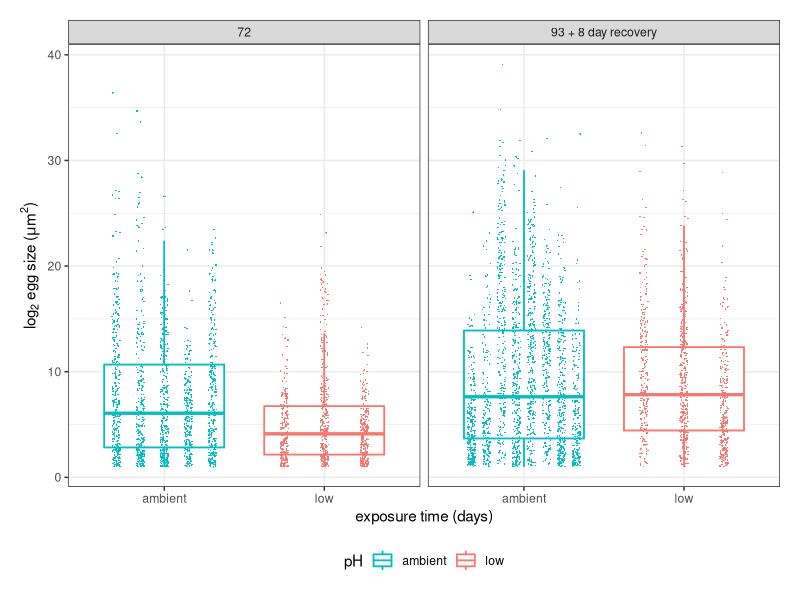
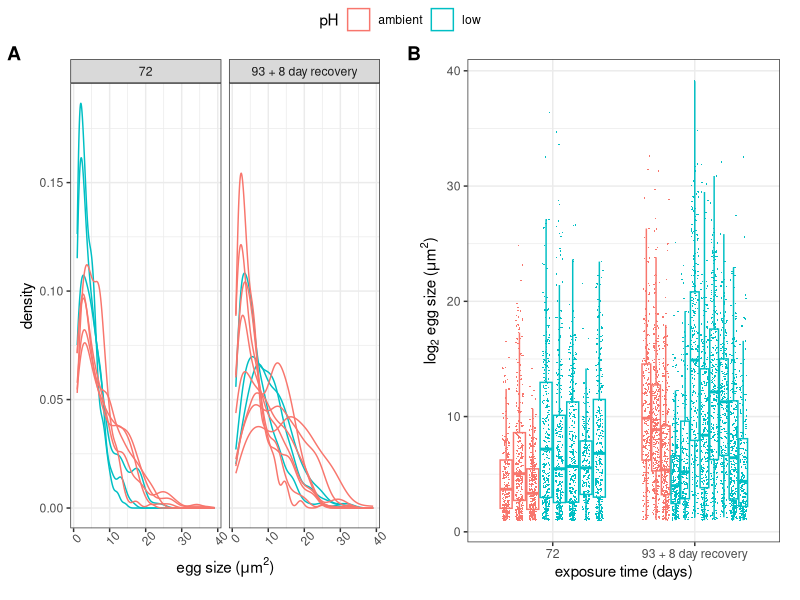
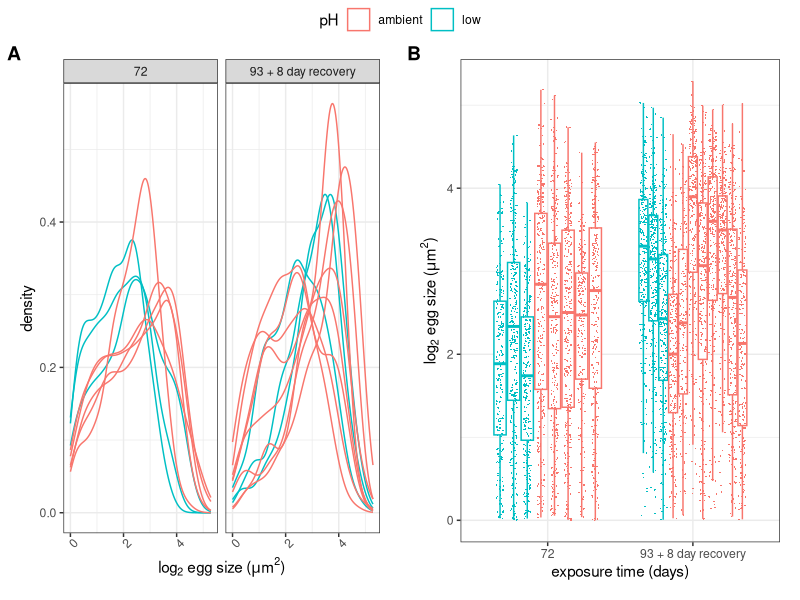
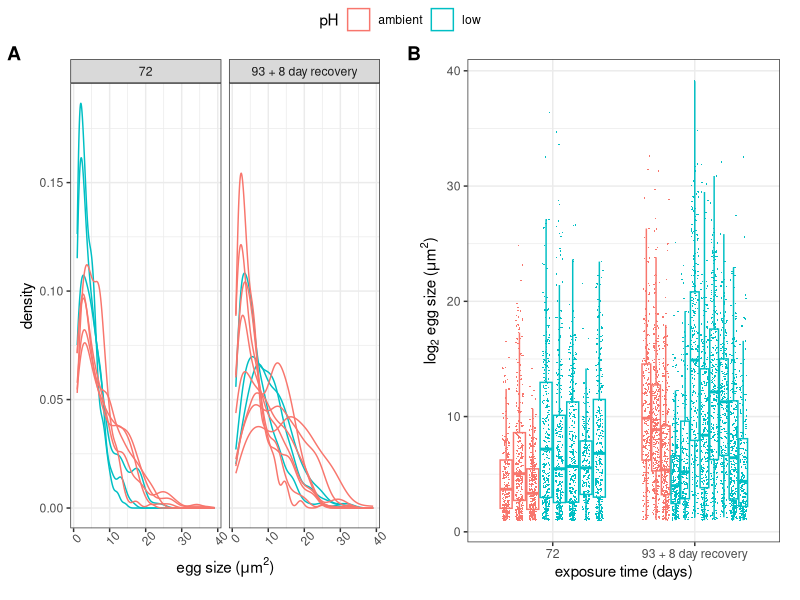
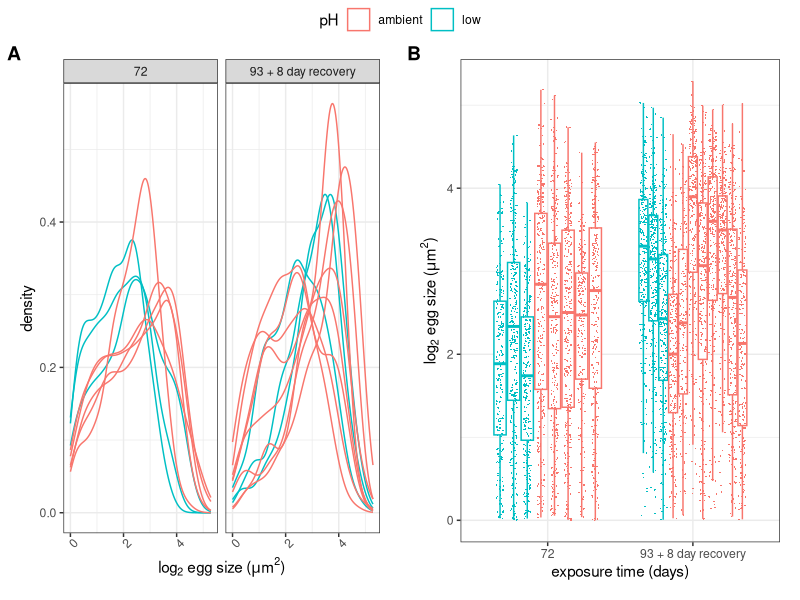

Write the R code that produced these figures, in order. (Note: this script raises an error after producing the figures.)
## ---- chunk 1
library(ggplot2)
library(ggpubr)
library(rstatix)
library(dplyr)
library(broom)
library(lme4)
library(kableExtra)
library(tidyr)
## ---- chunk 2
female_data <- read.csv("../../data/histology/Female_Gonad/20200820_Female_Gonad_RESULTS.csv", stringsAsFactors = F,colClasses = c(rep("character",4),rep("numeric",7)))


egg_size <- read.csv("../../data/histology/Female_Gonad/egg_size.csv", stringsAsFactors = F, colClasses = c("character","character","numeric"))

foll_size <- read.csv("../../data/histology/Female_Gonad/follicle_size.csv", stringsAsFactors = F, colClasses = c("character","character","numeric","numeric") )
## ---- chunk 3
#rename columns
colnames(egg_size) <- c("date", "sample_ID", "egg_size")

#merge egg size data with treatment info
egg_size_m <- merge(female_data[,c("date", "sample_ID","pH")], egg_size)

egg_size_m$date <- gsub("20190123", "72",egg_size_m$date)

egg_size_m$date <- gsub("20190221", "93 + 8 day recovery",egg_size_m$date)
## ---- chunk 4
foll_size <- foll_size[,c("Label", "Area")]

foll_size$date <- gsub("-.*","",foll_size$Label)

foll_size$sample_ID <- gsub("-10.*jpg","",foll_size$Label)

foll_size$sample_ID <- gsub(".*-","",foll_size$sample_ID)

foll_size <- foll_size[,c("Area", "sample_ID", "date")]

colnames(foll_size)[1] <- "foll_size"

#merge follicle size data with treatment info
foll_size_m <- merge(female_data[,c("date", "sample_ID","pH")], foll_size)

foll_size_m$date <- gsub("20190123", "72",foll_size_m$date)

foll_size_m$date <- gsub("20190221", "93 + 8 day recovery",foll_size_m$date)

## ---- chunk 5
#first check distribution

p <- ggplot(data = egg_size_m,aes(x = egg_size, color = pH, group = sample_ID)) + geom_density() + theme_bw() + labs(y = "density", x =expression(paste("egg size (",mu,"m"^2,")", sep = "")))+ theme(plot.margin = unit(c(rep(1,4)), "lines"), axis.text.x = element_text(angle = 45)) + facet_wrap(~date)

#it's left skewed so try log transformation
q <- ggplot(data = egg_size_m,aes(x = log(egg_size,2), color = pH, group = sample_ID)) + geom_density() + theme_bw() + labs(y = "density", x = expression(paste(log[2]," egg size (",mu,"m"^2,")", sep = "")))+ theme(plot.margin = unit(c(rep(1,4)), "lines"), axis.text.x = element_text(angle = 45)) + facet_wrap(~date)

#plot boxplots
r <- ggplot(data = egg_size_m,aes(x = date, y = egg_size, color = pH, group = interaction(pH,date, sample_ID))) + geom_boxplot(outlier.shape = NA) + geom_point(pch = 16, size=0.2,position = position_jitterdodge(jitter.width = 0.05)) + theme_bw() + labs(x = "exposure time (days)", y = expression(paste(log[2]," egg size (",mu,"m"^2,")", sep = "")))+ theme(plot.margin = unit(c(rep(1,4)), "lines")) + scale_color_manual(values = c("#00BFC4", "#F8766D"))

ggplot(data = egg_size_m, aes(x = pH, y = egg_size, color = pH)) + geom_boxplot(aes(group = pH), outlier.shape = NA) + geom_point(aes(group = interaction(pH, sample_ID)),pch = 16, size=0.2,position = position_jitterdodge(jitter.width = 0.05)) + geom_boxplot(outlier.shape = NA, fill = NA)+ theme_bw() + labs(x = "exposure time (days)", y = expression(paste(log[2]," egg size (",mu,"m"^2,")", sep = "")))+ theme(plot.margin = unit(c(rep(1,4)), "lines"), legend.position = "bottom") + scale_color_manual(values = c("#00BFC4", "#F8766D")) + facet_wrap(~date)

#after log transformation
s <- ggplot(data = egg_size_m,aes(x = date, y = log(egg_size,2), color = pH, group = interaction(pH,date, sample_ID))) + geom_boxplot(outlier.shape = NA) + geom_point(pch = 16, size=0.2,position = position_jitterdodge(jitter.width = 0.05)) + theme_bw() + labs(x = "exposure time (days)", y = expression(paste(log[2]," egg size (",mu,"m"^2,")", sep = "")))+ theme(plot.margin = unit(c(rep(1,4)), "lines"))

#plot egg size without transformation
ggpubr::ggarrange(p,r,labels = "AUTO", common.legend = T)


#plot eggs size after transformation
ggpubr::ggarrange(q,s,labels = "AUTO", common.legend = T)
## ---- chunk 6
jpeg("egg_size_dist.jpg", width = 12, height = 6, units = "in", res = 300)
ggpubr::ggarrange(p,r,labels = "AUTO", common.legend = T)
dev.off()

jpeg("log_egg_size_dist.jpg", width = 12, height = 6, units = "in", res = 300)
ggpubr::ggarrange(q,s,labels = "AUTO", common.legend = T)
dev.off()
## ---- chunk 7
tidy(TukeyHSD(aov(log(egg_size,2) ~ pH * date, data = egg_size_m))) %>%
  kbl(caption = "2-way ANOVA: log2 egg size ~ pH * time") %>%
  kable_classic(full_width = F, html_font = "Cambria")

## ---- chunk 8
write.table(tidy(TukeyHSD(aov(log(egg_size,2) ~ pH * date, data = egg_size_m))),"2wayAOV_Tuk_egg_size.txt",sep = "\t", quote = F, row.names = F)
## ---- chunk 9
anova(lme(log(egg_size,2) ~ pH * date, random = ~1|sample_ID, data = egg_size_m)) %>%
  kbl(caption = "linear mixed model: log2 egg size ~ pH * time, random = sample_ID") %>%
  kable_classic(full_width = F, html_font = "Cambria")

## ---- chunk 10
#first check distribution

p <- ggplot(data = foll_size_m,aes(x = foll_size, color = pH, group = sample_ID)) + geom_density() + theme_bw() + labs(y = "density", x =expression(paste("egg size (",mu,"m"^2,")", sep = "")))+ theme(plot.margin = unit(c(rep(1,4)), "lines"), axis.text.x = element_text(angle = 45)) + facet_wrap(~date)

#it's left skewed so try log transformation
q <- ggplot(data = foll_size_m,aes(x = log(foll_size,2), color = pH, group = sample_ID)) + geom_density() + theme_bw() + labs(y = "density", x = expression(paste(log[2]," egg size (",mu,"m"^2,")", sep = "")))+ theme(plot.margin = unit(c(rep(1,4)), "lines"), axis.text.x = element_text(angle = 45)) + facet_wrap(~date)

#plot boxplots
r <- ggplot(data = foll_size_m,aes(x = date, y = foll_size, color = pH, group = interaction(pH,date, sample_ID))) + geom_boxplot(outlier.shape = NA) + geom_point(pch = 16, size=1,position = position_jitterdodge(jitter.width = 0.05)) + theme_bw() + labs(x = "exposure time (days)", y = expression(paste(log[2]," follicle size (",mu,"m"^2,")", sep = "")))+ theme(plot.margin = unit(c(rep(1,4)), "lines"))

#after log transformation
s <- ggplot(data = foll_size_m,aes(x = date, y = log(foll_size,2), color = pH, group = interaction(pH,date, sample_ID))) + geom_boxplot(outlier.shape = NA) + geom_point(pch = 16, size=1,position = position_jitterdodge(jitter.width = 0.05)) + theme_bw() + labs(x = "exposure time (days)", y = expression(paste(log[2]," egg size (",mu,"m"^2,")", sep = "")))+ theme(plot.margin = unit(c(rep(1,4)), "lines"))

#plot egg size without transformation
ggpubr::ggarrange(p,r,labels = "AUTO", common.legend = T)


#plot eggs size after transformation
ggpubr::ggarrange(q,s,labels = "AUTO", common.legend = T)
## ---- chunk 11
jpeg("foll_size_dist.jpg", width = 12, height = 6, units = "in", res = 300)
ggpubr::ggarrange(p,r,labels = "AUTO", common.legend = T)
dev.off()

jpeg("log_foll_size_dist.jpg", width = 12, height = 6, units = "in", res = 300)
ggpubr::ggarrange(q,s,labels = "AUTO", common.legend = T)
dev.off()
## ---- chunk 12
#calculate proportions

female_data$prop_egg <- (female_data$egg.area..based.on.ind.eggs. / female_data$total.area..um.) *100

female_data$prop_no_tissue <- (female_data$no.tissue.area / female_data$total.area..um.) *100

female_data$prop_cnx_tissue_indve <- (female_data$connective.tissue.area..egg.based.on.indiv./ female_data$total.area..um.)*100

#create column for relative # of eggs
female_data$number.of.eggs.per.um2 <- (female_data$number.of.eggs/female_data$total.area..um.)

female_data$pH_date <- paste(female_data$date, female_data$pH, sep = "_")

#convert female data to long format

female_data_STACKED <- tidyr::gather(female_data,"metric", "um", 5:(ncol(female_data)-1))

female_data_STACKED$um <- as.numeric(female_data_STACKED$um)




#reformat data and calculate mean and sd proportions
female_data_STACKED_props <- female_data_STACKED[grep("prop", female_data_STACKED$metric),]%>%group_by(date, pH,metric) %>% summarise(mean = mean(um), sd =sd(um)) %>% mutate(y_pos = cumsum(mean))

#convert metric to ordered factor
female_data_STACKED_props$metric <- factor(female_data_STACKED_props$metric, levels = rev(c("prop_cnx_tissue_indve","prop_egg", "prop_no_tissue")))


#chi sq to compare 20190123 amb vs. low
ct <- data.frame(female_data_STACKED_props[grep("20190123", female_data_STACKED_props$date),c("pH","mean","metric")]%>% pivot_wider(names_from = metric, values_from = mean))

rownames(ct) <- ct$pH

ct <- ct[,-1]

ct_a <- chisq.test(ct)
ct_a <- tidy(ct_a)
ct_a$comparison <- "ambient:72-low:72"


#chi sq to compare 20190123 amb vs. 20190221 amb
ct <- data.frame(female_data_STACKED_props[grep("ambient", female_data_STACKED_props$pH),c("date","mean","metric")]%>% pivot_wider(names_from = metric, values_from = mean))

rownames(ct) <- ct$pH

ct <- ct[,-1]

ct_b <- chisq.test(ct)
ct_b <- tidy(ct_b)
ct_b$comparison <- "ambient:72-ambient:93 + 8 day recovery"

#chi sq to compare 20190123 low vs. 20190221 low
ct <- data.frame(female_data_STACKED_props[grep("low", female_data_STACKED_props$pH),c("date","mean","metric")]%>% pivot_wider(names_from = metric, values_from = mean))

rownames(ct) <- ct$pH

ct <- ct[,-1]

ct_c <- chisq.test(ct)
ct_c <- tidy(ct_c)
ct_c$comparison <- "low:72-low:93 + 8 day recovery"



#chi sq to compare 20190221 amb vs. 20190221 low
ct <- data.frame(female_data_STACKED_props[grep("20190221", female_data_STACKED_props$date),c("pH","mean","metric")]%>% pivot_wider(names_from = metric, values_from = mean))

rownames(ct) <- ct$pH

ct <- ct[,-1]

ct_d <- chisq.test(ct)
ct_d <- tidy(ct_d)
ct_d$comparison <- "ambient:93 + 8 day recovery-low:93 + 8 day recovery"


#chi sq to compare 20190123 amb vs. 20190221 low
ct <- data.frame(female_data_STACKED_props[which(female_data_STACKED_props$date=="20190123" & female_data_STACKED_props$pH =="ambient" | female_data_STACKED_props$date=="20190221" & female_data_STACKED_props$pH =="low"),c("pH","mean","metric")]%>% pivot_wider(names_from = metric, values_from = mean))

rownames(ct) <- ct$pH

ct <- ct[,-1]

ct_e <- chisq.test(ct)
ct_e <- tidy(ct_e)
ct_e$comparison <- "ambient:72-low:93 + 8 day recovery"


#chi sq to compare 20190221 amb vs. 20190123 low
ct <- data.frame(female_data_STACKED_props[which(female_data_STACKED_props$date=="20190221" & female_data_STACKED_props$pH =="ambient" | female_data_STACKED_props$date=="20190123" & female_data_STACKED_props$pH =="low"),c("pH","mean","metric")]%>% pivot_wider(names_from = metric, values_from = mean))

rownames(ct) <- ct$pH

ct <- ct[,-1]

ct_f <- chisq.test(ct)
ct_f <- tidy(ct_f)
ct_f$comparison <- "ambient:93 + 8 day recovery-low:72"


ct <- rbind(ct_a, ct_b, ct_c, ct_d, ct_e, ct_f)

#perform FDR correction for multiple comparisons

ct$adj.p.value <- p.adjust(ct$p.value)

#reorder columns

ct <- ct[,c("comparison", "statistic", "p.value", "adj.p.value")]


ct %>%
  kbl(caption = "Chi square test: tissue proportions ~ pH") %>%
  kable_classic(full_width = F, html_font = "Cambria")
## ---- chunk 13
#read in stage data
staging <- read_xlsx("../../data/histology/HistologyScores_STRIGG.xlsx")

#convert sample ID name to match other data
colnames(staging) <- gsub("Geoduck.ID", "sample_ID", colnames(staging))

#combine stage data with quant scoring data
quant_qual <- merge(female_data_STACKED, staging, by = "sample_ID")

#plot egg area x stage
jpeg("feature_area_by_staging_reg.jpg", width = 10, height = 4, units = "in", res = 300)

a <- quant_qual %>% pivot_longer(cols = 13:14, names_to = "scorer", values_to = "qual_stage") %>% mutate(scorer = gsub("Stage_","", scorer)) %>% filter(metric == "prop_egg") %>% mutate(pH = factor(pH, levels = c("low","ambient"))) %>% filter(scorer == "Crandall") %>% ggplot(aes(x = as.numeric(qual_stage), y = um, group = interaction(sample_ID,scorer))) + geom_smooth(aes(group = Sex),method = "lm", color="black", fill = "gray80",size = 0.5)  + geom_point(aes(color = pH, shape = pH),size = 2)+ stat_cor(aes(group = Sex), size = 3)  + labs(x = "stage", y = "eggs (% total area)") + theme(panel.grid.major = element_blank(), panel.grid.minor = element_blank(),
panel.background = element_blank(), axis.line = element_line(colour = "black")) + scale_y_continuous(limits =c(0,25)) + scale_x_continuous(n.breaks =3) + scale_shape_manual(values = c(17,16)) + theme(legend.key=element_rect(fill="white"))

#plot follicle area x stage
b <- quant_qual %>% pivot_longer(cols = 13:14, names_to = "scorer", values_to = "qual_stage") %>% mutate(scorer = gsub("Stage_","", scorer)) %>% filter(metric == "prop_no_tissue") %>% mutate(pH = factor(pH, levels = c("low","ambient"))) %>% filter(scorer == "Crandall") %>% ggplot(aes(x = as.numeric(qual_stage), y = um, group = interaction(sample_ID,scorer))) + geom_smooth(aes(group = Sex),method = "lm", color="black", fill = "gray80", size = 0.5)+ geom_point(aes(color = pH, shape = pH), size = 2)  + stat_cor(aes(group = Sex), size = 3)  + labs(x = "stage", y = "follicles (% total area)") + theme(panel.grid.major = element_blank(), panel.grid.minor = element_blank(),
panel.background = element_blank(), axis.line = element_line(colour = "black"))  + scale_x_continuous(n.breaks =3)+theme(legend.key=element_rect(fill="white"))


#plot conx tissue area x stage
c <- quant_qual %>% pivot_longer(cols = 13:14, names_to = "scorer", values_to = "qual_stage") %>% mutate(scorer = gsub("Stage_","", scorer)) %>% filter(metric == "prop_cnx_tissue_indve") %>% mutate(pH = factor(pH, levels = c("ambient","low"))) %>% filter(scorer == "Crandall") %>% ggplot(aes(x = as.numeric(qual_stage), y = um, group = interaction(sample_ID,scorer)))  + geom_smooth(aes(group = Sex),method = "lm", color="black", fill = "gray80", size =0.5)+ geom_point(aes(color = pH, shape = pH),size = 2) + stat_cor(aes(group = Sex), size = 3) + labs(x = "stage", y = "connective tissue (% total area)") + theme(panel.grid.major = element_blank(), panel.grid.minor = element_blank(),
panel.background = element_blank(), axis.line = element_line(colour = "black")) + scale_x_continuous(n.breaks =3)+theme(legend.key=element_rect(fill="white"))

ggarrange(a,b,c, ncol = 3,labels = "auto", common.legend = T, legend = "bottom")
dev.off()

## ---- chunk 14
write.table(ct,"chisq_tissue_prop.txt",sep = "\t", quote = F, row.names = F)
## ---- chunk 15

#export plot with significance denoted
#plot stacked bar of tissue areas



#change labels for plotting
female_data_STACKED_props_labs <- female_data_STACKED_props

female_data_STACKED_props_labs$date <- gsub("20190123", "72 days of exposure",female_data_STACKED_props_labs$date)

female_data_STACKED_props_labs$date <- gsub("20190221", "93 days of exposure \n + 8 day recovery",female_data_STACKED_props_labs$date)

female_data_STACKED_props_labs$metric <- gsub("prop_no_tissue","follicle area", female_data_STACKED_props_labs$metric)

female_data_STACKED_props_labs$metric <- gsub("prop_cnx_tissue_indve","connective tissue area", female_data_STACKED_props_labs$metric)

female_data_STACKED_props_labs$metric <- gsub("prop_egg","egg area", female_data_STACKED_props_labs$metric)

#convert metric to ordered factor
female_data_STACKED_props_labs <- female_data_STACKED_props_labs[order(female_data_STACKED_props_labs$metric),]

female_data_STACKED_props_labs$metric <- factor(female_data_STACKED_props_labs$metric, levels = rev(c(rep("connective tissue area",1), rep("egg area",1), rep("follicle area",1))))

pd <- position_dodge2(width = 0.2)

ggplot(female_data_STACKED_props_labs, aes(pH,mean, fill = pH,alpha = metric)) + 
geom_bar(stat = "identity", color = "black") + 
geom_errorbar(aes(ymax = y_pos + sd, ymin=y_pos - sd), stat = "identity", width = 0.1, alpha = 0.7, position = pd) + facet_wrap(~date)+ scale_alpha_manual(values=c(seq(0.3,1, length.out = 3))) + theme_bw() + scale_y_continuous(breaks = seq(from = 0, to = 100, by = 10)) + ylab("mean proportion of total tissue area (%)") + theme(axis.title.x = element_blank(), axis.ticks.x = element_blank(), axis.text.x = element_blank()) + scale_fill_manual(values = c("#00BFC4","#F8766D"))


jpeg("tissue_proportions_stacked_bar.jpg", width = 7, height = 6, units = "in", res = 300)
ggplot(female_data_STACKED_props_labs, aes(pH,mean, fill = pH,alpha = metric)) + 
geom_bar(stat = "identity", color = "black") + 
geom_errorbar(aes(ymax = y_pos + sd, ymin=y_pos - sd), stat = "identity", width = 0.1, alpha = 0.7, position = pd) + facet_wrap(~date)+ scale_alpha_manual(values=c(seq(0.3,1, length.out = 3))) + theme_bw() + scale_y_continuous(breaks = seq(from = 0, to = 100, by = 10)) + ylab("percent of total tissue area (mean ± s.d.)") + theme(axis.title.x = element_blank(), axis.ticks.x = element_blank(), axis.text.x = element_blank()) + scale_fill_manual(values = c("#00BFC4", "#F8766D")) + ggtitle("Female quantitative histology scoring")
dev.off()


pdf("tissue_proportions_stacked_bar.pdf", width = 7, height = 6)
ggplot(female_data_STACKED_props_labs, aes(pH,mean, fill = pH,alpha = metric)) + 
geom_bar(stat = "identity", color = "black") + 
geom_errorbar(aes(ymax = y_pos + sd, ymin=y_pos - sd), stat = "identity", width = 0.1, alpha = 0.7, position = pd) + facet_wrap(~date)+ scale_alpha_manual(values=c(seq(0.3,1, length.out = 3))) + theme_bw() + scale_y_continuous(breaks = seq(from = 0, to = 100, by = 10)) + ylab("percent of total tissue area (mean ± s.d.)") + theme(axis.title.x = element_blank(), axis.ticks.x = element_blank(), axis.text.x = element_blank()) + scale_fill_manual(values = c("#00BFC4", "#F8766D")) + ggtitle("Female quantitative histology scoring")
dev.off()
